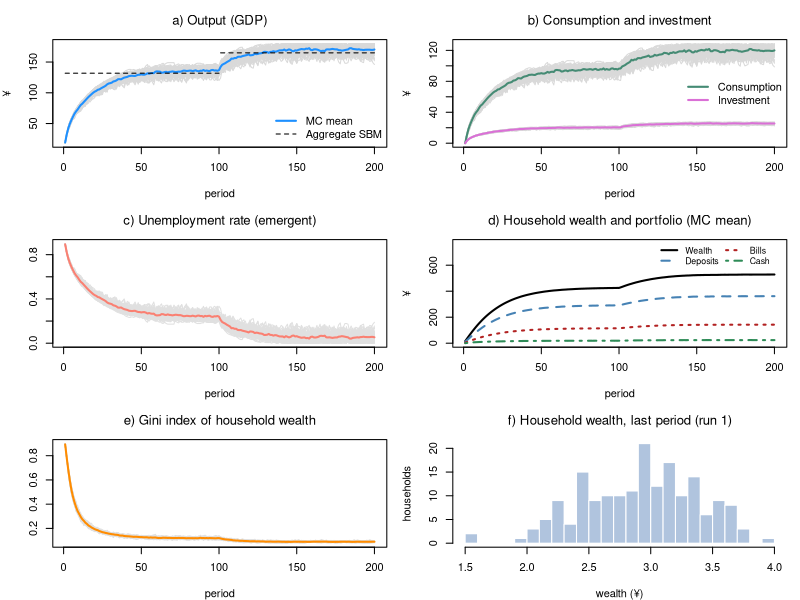

Recreate this plot in R.
# *************************************************************************
#  Model ABM-SBM (agent-based households, closed economy)
#  Model SBM with heterogeneous households and a job lottery
#  Sources: Godley & Lavoie, Monetary Economics, chapters 4 and 7;
#           agent-based set-up as in the Leeds lectures (ABM-PC, ABM-BMW)
#  Author: Marco Veronese Passarella
#  Last change: 16/11/2026
# *************************************************************************
#  Conventions: upper-case = MACRO total; lower-case = MICRO (one household)
# *************************************************************************
#  Story:
#    - each household decides how much it wants to spend (its OWN alpha1,
#      which falls when the interest rate rises);
#    - firms plan investment (aggregate accelerator, as in SBM);
#    - the economy needs 1/pr workers for each unit of planned demand;
#    - a random job lottery fills those jobs (some stay unfilled = friction);
#    - goods are served first to the government, then to firms (investment),
#      then to households, first-come-first-served;
#    - the wage bill left after interest and depreciation is split equally
#      among the employed; bank profits are split equally among households;
#    - households pay taxes and allocate wealth between cash (for
#      transactions), bills and deposits (the buffer stock).
#  One single random shuffle of households per period decides BOTH who gets a
#  job AND who reaches the shop first.
# *************************************************************************

# Clear environment
rm(list = ls(all = TRUE))

# Set model parameters ####
nPeriods    <- 200         # Periods
nHouseholds <- 180         # Number of households (workforce)
MC          <- 50          # Monte Carlo repetitions
s           <- 0.1         # Size of the hiring randomness (0 = no friction)
shockStart  <- 101         # Period at which government spending rises
alpha10m    <- 0.68        # Mean autonomous component of the propensity to consume out of income
alpha11     <- 4           # Sensitivity of the propensity to consume to the interest rate
alpha1d     <- 0.1         # Spread of alpha10 across households (0 = homogeneous)
alpha2      <- 0.1         # Propensity to consume out of wealth
lambda10    <- 0.25        # Portfolio: autonomous share of bills
lambda11    <- 1           # Portfolio: sensitivity of bills to interest rate
lambdac     <- 0.2         # Cash to (lagged) consumption ratio
theta       <- 0.2         # Average tax rate on income
delta       <- 0.1         # Depreciation rate
gamma       <- 0.1         # Speed of adjustment of capital to its target
kappa       <- 1.5         # Target capital-output ratio
pr          <- 1           # Labour productivity
rb          <- 0.02        # Interest rate on bills
rm          <- 0.02        # Interest rate on deposits
rl          <- 0.02        # Interest rate on loans
G           <- rep(20, nPeriods)   # Government spending (planned)
G[shockStart:nPeriods] <- 25       # Higher government spending
psi         <- 1                   # Fiscal rule: share of the extra interest bill offset by lower spending
rbar        <- 0.02                # Fiscal rule: reference interest rate

# Heterogeneous, time-invariant propensity to consume out of income ####
set.seed(123)
alpha10 <- runif(nHouseholds, alpha10m - alpha1d, alpha10m + alpha1d)

# Define macro variables (results) to be stored ####
store = list(Y    = matrix(0, nPeriods, MC),   # Output / income (GDP)
             C    = matrix(0, nPeriods, MC),   # Consumption
             I    = matrix(0, nPeriods, MC),   # Investment
             V    = matrix(0, nPeriods, MC),   # Household wealth
             H_h  = matrix(0, nPeriods, MC),   # Cash held by households
             B_h  = matrix(0, nPeriods, MC),   # Bills held by households
             M_h  = matrix(0, nPeriods, MC),   # Deposits held by households
             PSBR = matrix(0, nPeriods, MC),   # Public sector borrowing requirement
             UR   = matrix(0, nPeriods, MC),   # Unemployment rate
             GINI = matrix(0, nPeriods, MC))   # Gini index of household wealth

# Store the wealth of each household (first run only, for the histogram)
vHist = matrix(0, nPeriods, nHouseholds)   # Wealth of each household

# Gini index (auxiliary function)
gini <- function(z) { z <- sort(pmax(z, 0)); n <- length(z)
  if (sum(z) == 0) return(0); sum((2 * (1:n) - n - 1) * z) / (n * sum(z)) }

# Record the worst gap between H_h and H_s
sfcGap = 0

# Start the MC loop ####
for (mc in 1:MC) {

  # Set randomness seed
  set.seed(mc)

  # Define and initialise the stocks (MICRO)
  v  = rep(0, nHouseholds)   # Micro: household wealth
  h  = rep(0, nHouseholds)   # Micro: cash
  b  = rep(0, nHouseholds)   # Micro: bills
  m  = rep(0, nHouseholds)   # Micro: deposits
  yd = rep(0, nHouseholds)   # Micro: disposable income (LAST period)
  c  = rep(0, nHouseholds)   # Micro: consumption (LAST period)

  # Define and initialise the stocks (MACRO)
  K = 0; L = 0; M_s = 0; B_b = 0; Ylag = 0     # Firms and banks
  B_s = 0; B_cb = 0; H_s = 0                   # Government and central bank

  # Start time loop
  for (i in 1:nPeriods) {

    ## TICK 1: firms plan investment, households plan consumption ####
    DA  = delta * K                                     # Macro: depreciation
    Ipl = max(0, gamma * (kappa * Ylag - K) + DA)       # Macro: planned investment
    alpha1 = alpha10 - alpha11 * rb                     # Micro: propensity to consume (falls with the interest rate)
    cd  = pmax(0, pmin(alpha1 * yd + alpha2 * v, v + yd))  # Micro: planned consumption (never negative)
    Gpl = G[i] - psi * (rb - rbar) * B_s                # Macro: fiscal rule (B_s is still last period's stock here)
    AD  = Gpl + Ipl + sum(cd)                           # Macro: planned demand
    N_d = AD / pr                                       # Macro: labour needed

    ## TICK 2: job lottery ####
    N = min(floor(N_d * runif(1, 1 - s, 1 + s)), floor(N_d), nHouseholds)
    Ypot = N * pr                                       # Macro: goods that can be produced

    ## TICK 3: households are re-shuffled ####
    order = sample(nHouseholds)                         # Queue for both jobs and goods

    ## TICK 4: goods are served: government, firms, then households ####
    Gs  = min(Gpl, Ypot)                                # Macro: government purchases served
    Is  = min(Ipl, Ypot - Gs)                           # Macro: investment served
    YC  = Ypot - Gs - Is                                # Macro: goods left for households
    cdq = cd[order]                                     # Micro: planned demand in queue order
    cda = cumsum(cdq) - cdq                             # Micro: goods claimed by those ahead
    cds = pmin(cdq, pmax(0, YC - cda))                  # Micro: actually served
    c   = rep(0, nHouseholds); c[order] = cds           # Micro: actual consumption
    Y   = Gs + Is + sum(c)                              # Macro: output (GDP) = goods actually sold

    ## TICK 5: firms and banks ####
    Llag = L; M_slag = M_s; B_blag = B_b
    WB  = Y - rl * Llag - DA                            # Macro: wage bill = residual
    K   = K + Is - DA                                   # Macro: capital accumulation
    L   = L + Is - DA                                   # Macro: loans fund net investment  
    M_s = M_s + (L - Llag)                              # Macro: loans create deposits
    FB  = rl * Llag + rb * B_blag - rm * sum(m)         # Macro: bank profits (m still lagged here)

    ## TICK 6: incomes, taxes, wealth ####
    wage = rep(0, nHouseholds)
    if (N >= 1) wage[order[1:N]] = WB / N               # Micro: wage of the employed
    intinc = rb * b + rm * m                            # Micro: interest on last period's bills and deposits
    income = wage + FB / nHouseholds + intinc           # Micro: total income
    tax    = theta * income                             # Micro: taxes
    yd     = income - tax                               # Micro: disposable income (also used NEXT period)
    v      = v + yd - c                                 # Micro: wealth accumulation

    ## TICK 7: portfolio choice ####
    h = pmax(0, pmin(lambdac * c, v))                   # Micro: cash for transactions
    b = pmax(0, pmin(v * (lambda10 + lambda11 * rb), v - h))  # Micro: bills
    m = v - h - b                                       # Micro: deposits = buffer stock (< 0 = overdraft)

    ## TICK 8: banks, government and central bank ####
    B_cblag = B_cb
    B_b  = sum(m) - M_s                                 # Macro: bills held by banks
    F_cb = rb * B_cb                                    # Macro: central bank profits (on last period's bills)
    PSBR = Gs + rb * B_s - sum(tax) - F_cb              # Macro: public sector borrowing requirement
    B_s  = B_s + PSBR                                   # Macro: supply of bills
    B_cb = B_s - sum(b) - B_b                           # Macro: central bank residual
    H_s  = H_s + (B_cb - B_cblag)                       # Macro: supply of cash
    sfcGap = max(sfcGap, abs(sum(h) - H_s))             # Hidden equation: H_h = H_s
    Ylag = Y

    # Store the wealth of each household (first run only, for the histogram)
    if (mc == 1) vHist[i, ] = v

    # Store macro values
    store$Y[i, mc] = Y;          store$C[i, mc] = sum(c);   store$I[i, mc] = Is
    store$V[i, mc] = sum(v);     store$H_h[i, mc] = sum(h); store$B_h[i, mc] = sum(b)
    store$M_h[i, mc] = sum(m);   store$PSBR[i, mc] = PSBR
    store$UR[i, mc] = (nHouseholds - N) / nHouseholds
    store$GINI[i, mc] = gini(v)
  }
}

# Display the results ####
meanY <- rowMeans(store$Y); late1 <- 81:100; late2 <- 181:200
cat(" ******************************")
cat("\n Households =", nHouseholds, "| MC runs =", MC, "| s =", s)
cat("\n Max |H_h - H_s| =", sfcGap)
cat("\n ******************************")
cat("\n Mean values, periods 81-100 | 181-200: \n Y =", round(mean(meanY[late1]), 2), "|",
    round(mean(meanY[late2]), 2),
    "\n UR =", round(mean(rowMeans(store$UR)[late1]), 3), "|", round(mean(rowMeans(store$UR)[late2]), 3),
    "\n V =", round(mean(rowMeans(store$V)[late1]), 2), "|", round(mean(rowMeans(store$V)[late2]), 2),
    "\n Gini (wealth) =", round(mean(rowMeans(store$GINI)[late1]), 3), "|",
    round(mean(rowMeans(store$GINI)[late2]), 3),
    "\n (aggregate SBM: Y = 131.83 | 164.94)")
cat("\n ******************************")

# Plot the results (grey = runs, bold = MC mean) ####
op = par(mfrow = c(3, 2), mar = c(4, 4, 3, 1))

# a) Output
matplot(store$Y, type = "l", lty = 1, col = "grey85", font.main = 1,
        main = "a) Output (GDP)", xlab = "period", ylab = "¥")
lines(rowMeans(store$Y), lwd = 2, col = "dodgerblue")
segments(1, 131.83, shockStart - 1, 131.83, lty = 2); segments(shockStart, 164.94, nPeriods, 164.94, lty = 2)
legend("bottomright", c("MC mean", "Aggregate SBM"), col = c("dodgerblue", "black"),
       lwd = c(2, 1), lty = c(1, 2), bty = "n")

# b) Consumption and investment
matplot(store$C, type = "l", lty = 1, col = "grey85", font.main = 1,
        main = "b) Consumption and investment", xlab = "period", ylab = "¥",
        ylim = range(0, store$C))
matlines(store$I, lty = 1, col = "grey85")
lines(rowMeans(store$C), lwd = 2, col = "aquamarine4")
lines(rowMeans(store$I), lwd = 2, col = "orchid")
legend("right", c("Consumption", "Investment"), col = c("aquamarine4", "orchid"), lwd = 2, bty = "n")

# c) Unemployment rate (emergent)
matplot(store$UR, type = "l", lty = 1, col = "grey88", font.main = 1,
        main = "c) Unemployment rate (emergent)", xlab = "period", ylab = "")
lines(rowMeans(store$UR), lwd = 2, col = "salmon")

# d) Household portfolio (MC mean)
plot(rowMeans(store$V), type = "l", lwd = 2, col = "black", font.main = 1,
     main = "d) Household wealth and portfolio (MC mean)", xlab = "period", ylab = "¥",
     ylim = range(0, 1.45 * rowMeans(store$V)))
lines(rowMeans(store$M_h), lwd = 2, col = "steelblue", lty = 2)
lines(rowMeans(store$B_h), lwd = 2, col = "firebrick", lty = 3)
lines(rowMeans(store$H_h), lwd = 2, col = "seagreen", lty = 4)
legend("topright", c("Wealth", "Deposits", "Bills", "Cash"),
       col = c("black", "steelblue", "firebrick", "seagreen"), lwd = 2, lty = 1:4, bty = "n", cex = 0.8, ncol = 2)

# e) Wealth inequality (emergent)
matplot(store$GINI, type = "l", lty = 1, col = "grey88", font.main = 1,
        main = "e) Gini index of household wealth", xlab = "period", ylab = "")
lines(rowMeans(store$GINI), lwd = 2, col = "darkorange")

# f) Wealth distribution in the last period (MC = 1)
hist(vHist[nPeriods, ], breaks = 20, col = "lightsteelblue", border = "white", font.main = 1,
     main = "f) Household wealth, last period (run 1)", xlab = "wealth (¥)", ylab = "households")

par(op)
